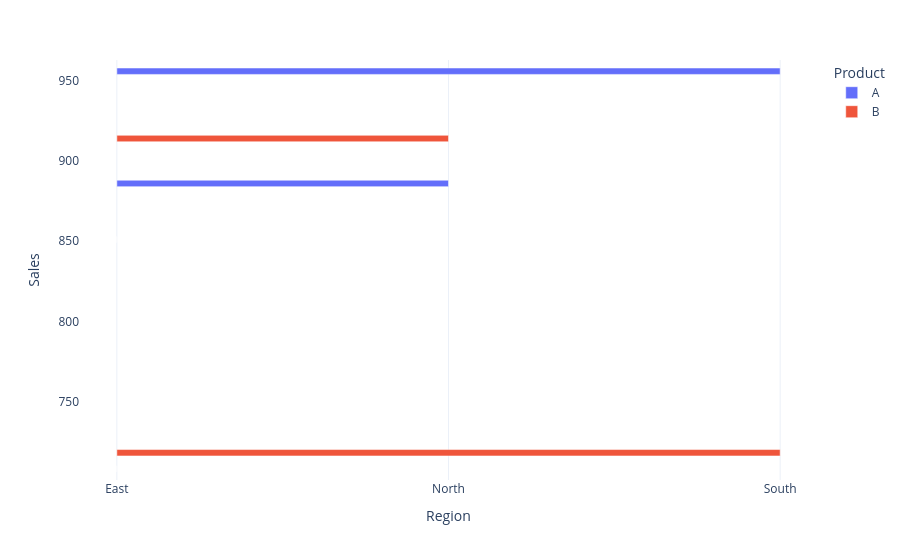

Notebook code cell kept with this figure:
### Code cell
fig = px.bar(
    data_frame = region_product_sales,
    x="region",
    y="sales",
    color="product",
    orientation = 'h',
    barmode="group",
)

fig.update_layout(
    xaxis_title="Region",
    yaxis_title="Sales",
    legend_title="Product"
)

fig.show()

### Figure 1 — Plotly figure (JSON) as saved in the notebook; plotly's stock layout.template omitted (floating-point values rounded to 4 significant figures)
{"data": [{"alignmentgroup": "True", "hovertemplate": "product=A<br>region=%{x}<br>sales=%{y}<extra></extra>", "legendgroup": "A", "marker": {"color": "#636efa", "pattern": {"shape": ""}}, "name": "A", "offsetgroup": "A", "orientation": "h", "showlegend": true, "textposition": "auto", "type": "bar", "x": ["East", "North", "South"], "xaxis": "x", "y": [853, 888, 958], "yaxis": "y"}, {"alignmentgroup": "True", "hovertemplate": "product=B<br>region=%{x}<br>sales=%{y}<extra></extra>", "legendgroup": "B", "marker": {"color": "#EF553B", "pattern": {"shape": ""}}, "name": "B", "offsetgroup": "B", "orientation": "h", "showlegend": true, "textposition": "auto", "type": "bar", "x": ["East", "North", "South"], "xaxis": "x", "y": [706, 912, 716], "yaxis": "y"}], "layout": {"barmode": "group", "legend": {"title": {"text": "Product"}, "tracegroupgap": 0}, "margin": {"t": 60}, "xaxis": {"anchor": "y", "domain": [0, 1], "title": {"text": "Region"}}, "yaxis": {"anchor": "x", "domain": [0, 1], "title": {"text": "Sales"}}}}
